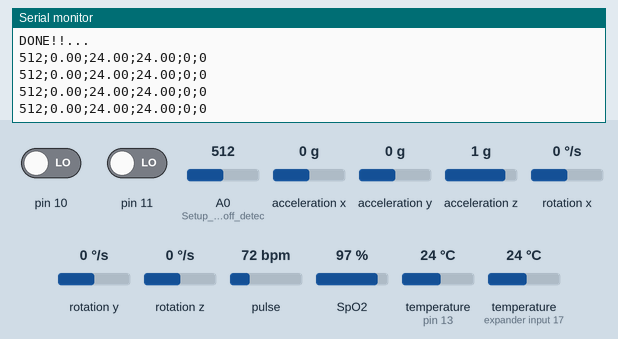
Recording of a sketch running on a simulated Arduino Uno, built with avr-gcc and run on an emulated ATmega328P. Shown: the last lines printed to the serial monitor. Wiring (inferred from the names in the program): MPU-6050 motion sensor at I2C address 0x68. The inputs (shaded band) are chosen by the test bench; at power-on: acceleration z 1 g, pin 10 LOW, temperature (sensors on pin 13, expander input 17) 24 °C, acceleration x 0 g, pulse 72 bpm, pin 11 LOW, A0 (Setup_for_leads_off_detec) = 512, acceleration y 0 g, rotation x 0 °/s, rotation y 0 °/s, rotation z 0 °/s, SpO2 97 %.

Above: at 1.5 s.
1.6 s: acceleration z set to 0 g
At 2.2 s:
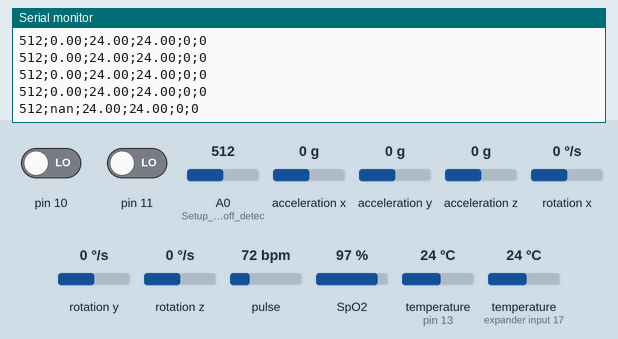
3.9 s: pin 10 driven HIGH
At 4.27 s:
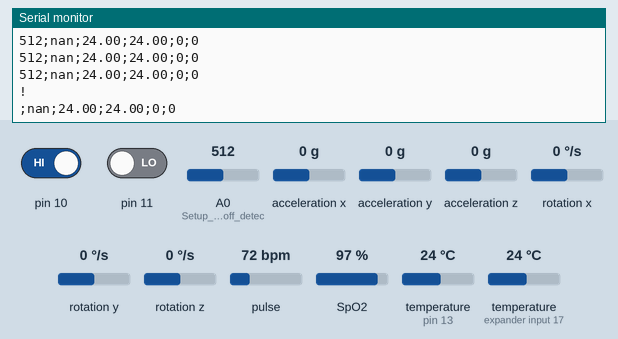
5.8 s: temperature (sensor on pin 13) set to 12 °C
At 5.88 s:
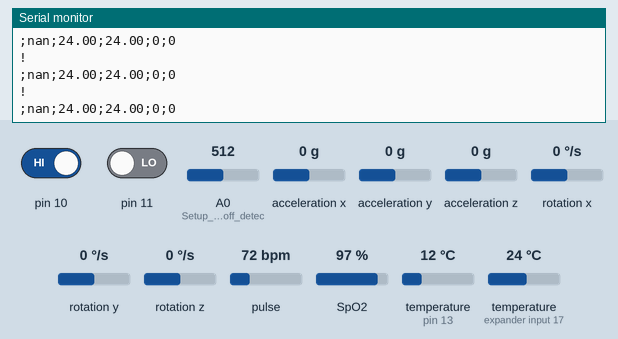
7.3 s: temperature (sensor on expander input 17) set to 12 °C
At 7.49 s:
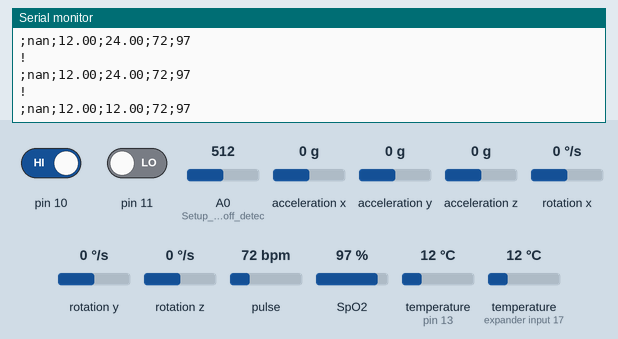
8.8 s: acceleration x set to -1.4 g
At 8.87 s:
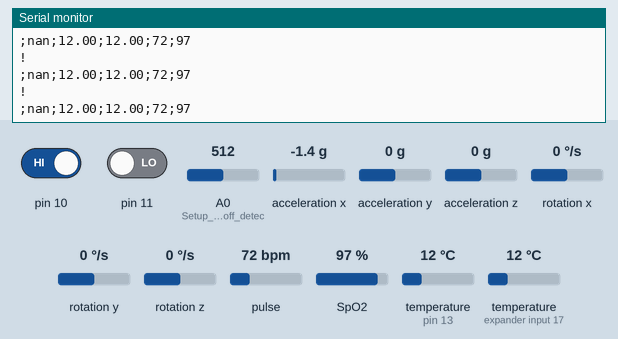
10.3 s: pulse set to 42 bpm
At 10.48 s:
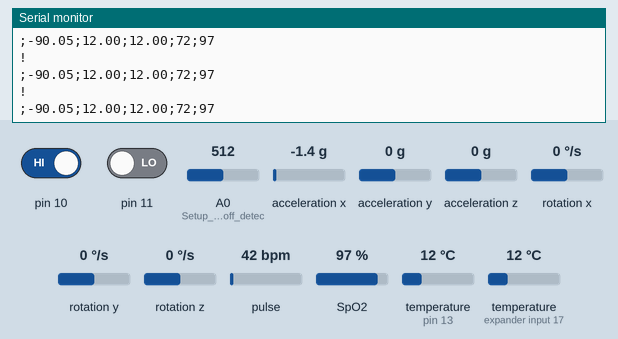
Timing chart, 0 to 12.8 s (numbered marks = the images above; inputs shaded):
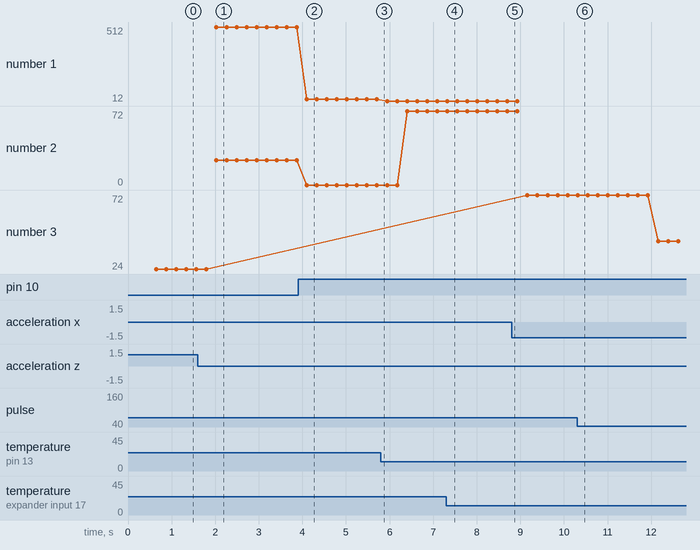

Measured:
- after the input at 1.6 s, the serial monitor: prints a new line after 0.43 s (image 1)
- after the input at 3.9 s, the serial monitor: prints a new line after 0.20 s (image 2)
- after the input at 7.3 s, the serial monitor: prints a new line at once (image 4)
- plotted number 1: 24 → 12 after the input at 5.8 s
- plotted number 3: 72 → 42 after the input at 10.3 s

The sketch:

ALL_SENSORS_8266_READ_OFFLINE.ino
```cpp
#include <MPU6050.h>
#include <heartRate.h>
#include <MAX30105.h>
#include <spo2_algorithm.h>
#include <OneWire.h>
#include <DallasTemperature.h>
#include <Wire.h>
#include <I2Cdev.h>
#include <Math.h>

// Data wire is plugged TO GPIO 13
#define ONE_WIRE_BUS 13 //D7

// Setup a oneWire instance to communicate with any OneWire devices (not just Maxim/Dallas temperature ICs)
OneWire oneWire(ONE_WIRE_BUS);

// Pass our oneWire reference to Dallas Temperature.
DallasTemperature sensors(&oneWire);

MAX30105 sensors2;
MPU6050 accelgyro;

// Number of temperature devices found
int numberOfDevices;

// We'll use this variable to store a found device address
/*DeviceAddress TempSensor_01 = {0x28, 0x78, 0xDE, 0x45, 0x3C, 0x19, 0x01, 0xDF};
  DeviceAddress TempSensor_02 = {0x28, 0xF8, 0x79, 0x3B, 0x3C, 0x19, 0x01, 0xEA};*/
DeviceAddress TempSensor_01 = {0x28, 0x57, 0xD8, 0x5D, 0x3C, 0x19, 0x01, 0xF5};
DeviceAddress TempSensor_02 = {0x28, 0x8B, 0x6C, 0x46, 0x3C, 0x19, 0x01, 0xB0};

uint32_t irBuffer[100]; //infrared LED sensor data
uint32_t redBuffer[100];  //red LED sensor data

int32_t bufferLength; //data length
int32_t spo2; //SPO2 value
int8_t validSPO2; //indicator to show if the SPO2 calculation is valid
int32_t heartRate; //heart rate value
int8_t validHeartRate; //indicator to show if the heart rate calculation is valid

byte ledBrightness = 50; //Options: 0=Off to 255=50mA
byte sampleAverage = 4; //Options: 1, 2, 4, 8, 16, 32
byte ledMode = 2; //Options: 1 = Red only, 2 = Red + IR, 3 = Red + IR + Green
byte sampleRate = 100; //Options: 50, 100, 200, 400, 800, 1000, 1600, 3200
int pulseWidth = 411; //Options: 69, 118, 215, 411
int adcRange = 4096; //Options: 2048, 4096, 8192, 16384

// MPU6050 Slave Device Address
const uint8_t MPU6050SlaveAddress = 0x68;

// Select SDA and SCL pins for I2C communication
const uint8_t scl = 5; //D1;
const uint8_t sda = 4; //D2;

// sensitivity scale factor respective to full scale setting provided in datasheet
const uint16_t AccelScaleFactor = 16384;
const uint16_t GyroScaleFactor = 131;

// MPU6050 few configuration register addresses
const uint8_t MPU6050_REGISTER_SMPLRT_DIV   =  0x19;
const uint8_t MPU6050_REGISTER_USER_CTRL    =  0x6A;
const uint8_t MPU6050_REGISTER_PWR_MGMT_1   =  0x6B;
const uint8_t MPU6050_REGISTER_PWR_MGMT_2   =  0x6C;
const uint8_t MPU6050_REGISTER_CONFIG       =  0x1A;
const uint8_t MPU6050_REGISTER_GYRO_CONFIG  =  0x1B;
const uint8_t MPU6050_REGISTER_ACCEL_CONFIG =  0x1C;
const uint8_t MPU6050_REGISTER_FIFO_EN      =  0x23;
const uint8_t MPU6050_REGISTER_INT_ENABLE   =  0x38;
const uint8_t MPU6050_REGISTER_ACCEL_XOUT_H =  0x3B;
const uint8_t MPU6050_REGISTER_SIGNAL_PATH_RESET  = 0x68;

int16_t AccelX, AccelY, AccelZ, Temperature, GyroX, GyroY, GyroZ;
float temp1, temp2;
int error = 0;

void setup() {
  // start serial port
  Serial.begin(115200);

  // Start up the library
  MPU6050_Init();
  Wire.begin();
  sensors.begin();
  pinMode(14, INPUT); // Setup for leads off detection LO + ~D5
  pinMode(12, INPUT); // Setup for leads off detection LO - ~D6
  sensors.setResolution(TempSensor_01, 10);
  sensors.setResolution(TempSensor_02, 10);

  while (!Serial);             // Leonardo: wait for serial monitor
  Serial.println("~~Serial Communication Connected Succesfully~~");
  Serial.println();
  Serial.println("~~Check All Available Sensors~~");
  Serial.println("Scanning...");

  if (sensors2.begin(Wire, I2C_SPEED_FAST)) {
    sensors2.setup(ledBrightness, sampleAverage, ledMode, sampleRate, pulseWidth, adcRange);
    Serial.println("Success to Initialize MAX30102");
  }
  else {
    Serial.println(F("MAX30102 was not found!!"));
    error++;
  }

  if (accelgyro.testConnection()) {
    Serial.println("Success to Initialize MPU6050!!");
  }
  else {
    Serial.println(F("MPU6050 was not found!!"));
    error++;
  }

  if (!(error == 0)) {
    Serial.println("PLEASE CHECK THE WIRE AND CONNECTION!!");
  }
  else {
    Serial.println("DONE!!...");
    delay(200);
  }
}

void loop() {
  double Ax, Ay, Az, Gx, Gy, Gz, teta;

  //MAX30102
  bufferLength = 100;
  for (byte i = 25 ; i < bufferLength ; i++) {
    redBuffer[i - 25] = redBuffer[i];
    irBuffer[i - 25] = irBuffer[i];
  }
  for (byte i = 75 ; i < bufferLength ; i++) {
    while (sensors2.available() == false)
      sensors2.check();

    redBuffer[i] = sensors2.getRed();
    irBuffer[i] = sensors2.getIR();
    sensors2.nextSample();

    //MPU6050
    Read_RawValue(MPU6050SlaveAddress, MPU6050_REGISTER_ACCEL_XOUT_H);
    accelgyro.initialize();
    //divide each with their sensitivity scale factor
    Ax = (double)AccelX / AccelScaleFactor;
    Ay = (double)AccelY / AccelScaleFactor;
    Az = (double)AccelZ / AccelScaleFactor;
    //T =  (double)Temperature / 340 + 36.53; //temperature formula
    Gx = (double)GyroX / GyroScaleFactor;
    Gy = (double)GyroY / GyroScaleFactor;
    Gz = (double)GyroZ / GyroScaleFactor;
    teta = (atan(Ax / Az)) * 180 / 3.14;

    //Sensor Suhu
    sensors.requestTemperatures(); // Send the command to get temperatures
    temp1 = sensors.getTempC(TempSensor_01);
    temp2 = sensors.getTempC(TempSensor_02);

       //AD8232
    if ((digitalRead(10) == 1) || (digitalRead(11) == 1)) { // 10 ~ 3v3, 11 ~ GND
      Serial.println('!');
    }
    else {
      // send the value of analog input 0:
       Serial.print(analogRead(A0));
    }

    Serial.print(";"); Serial.print(teta);
    Serial.print(";"); Serial.print(temp1);
    Serial.print(";"); Serial.print(temp2);

    Serial.print(";"); Serial.print(heartRate, DEC);
    Serial.print(";"); Serial.println(spo2, DEC);
  }
  maxim_heart_rate_and_oxygen_saturation(irBuffer, bufferLength, redBuffer, &spo2, &validSPO2, &heartRate, &validHeartRate);
}

void I2C_Write(uint8_t deviceAddress, uint8_t regAddress, uint8_t data)
{
  Wire.beginTransmission(deviceAddress);
  Wire.write(regAddress);
  Wire.write(data);
  Wire.endTransmission();
}

// read all 14 register
void Read_RawValue(uint8_t deviceAddress, uint8_t regAddress)
{
  Wire.beginTransmission(deviceAddress);
  Wire.write(regAddress);
  Wire.endTransmission();
  Wire.requestFrom(deviceAddress, (uint8_t)14);
  AccelX = (((int16_t)Wire.read() << 8) | Wire.read());
  AccelY = (((int16_t)Wire.read() << 8) | Wire.read());
  AccelZ = (((int16_t)Wire.read() << 8) | Wire.read());
  Temperature = (((int16_t)Wire.read() << 8) | Wire.read());
  GyroX = (((int16_t)Wire.read() << 8) | Wire.read());
  GyroY = (((int16_t)Wire.read() << 8) | Wire.read());
  GyroZ = (((int16_t)Wire.read() << 8) | Wire.read());
}

//configure MPU6050
void MPU6050_Init()
{
  delay(150);
  I2C_Write(MPU6050SlaveAddress, MPU6050_REGISTER_SMPLRT_DIV, 0x07);
  I2C_Write(MPU6050SlaveAddress, MPU6050_REGISTER_PWR_MGMT_1, 0x01);
  I2C_Write(MPU6050SlaveAddress, MPU6050_REGISTER_PWR_MGMT_2, 0x00);
  I2C_Write(MPU6050SlaveAddress, MPU6050_REGISTER_CONFIG, 0x00);
  I2C_Write(MPU6050SlaveAddress, MPU6050_REGISTER_GYRO_CONFIG, 0x00);//set +/-250 degree/second full scale
  I2C_Write(MPU6050SlaveAddress, MPU6050_REGISTER_ACCEL_CONFIG, 0x00);// set +/- 2g full scale
  I2C_Write(MPU6050SlaveAddress, MPU6050_REGISTER_FIFO_EN, 0x00);
  I2C_Write(MPU6050SlaveAddress, MPU6050_REGISTER_INT_ENABLE, 0x01);
  I2C_Write(MPU6050SlaveAddress, MPU6050_REGISTER_SIGNAL_PATH_RESET, 0x00);
  I2C_Write(MPU6050SlaveAddress, MPU6050_REGISTER_USER_CTRL, 0x00);
}
```
